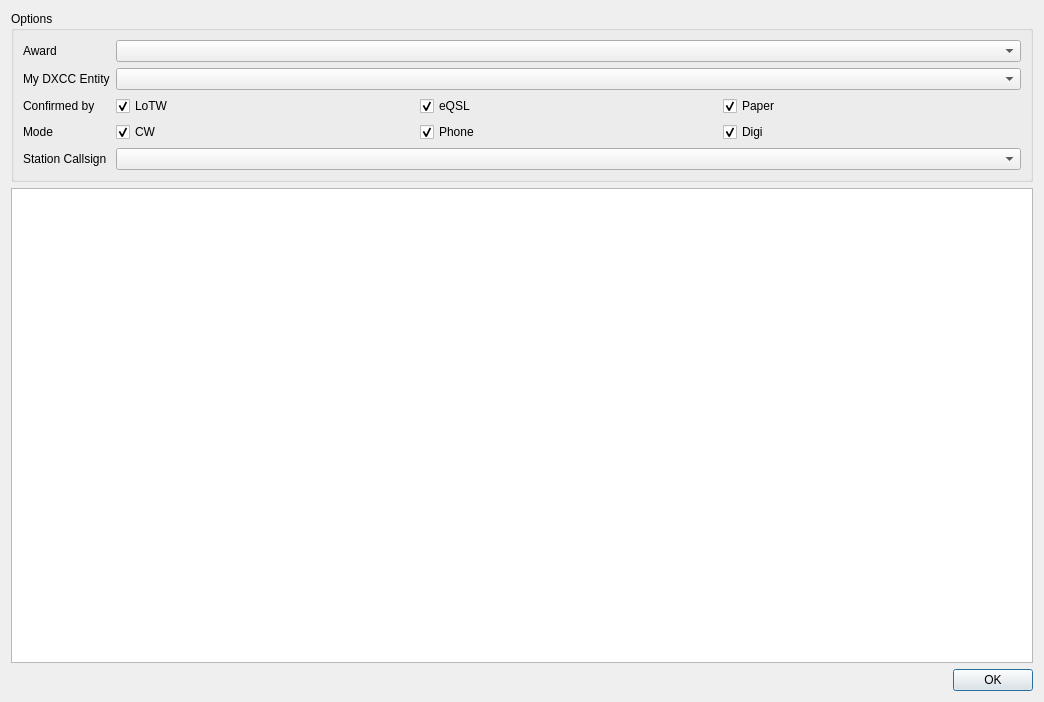
<?xml version="1.0" encoding="UTF-8"?>
<ui version="4.0">
 <class>AwardsDialog</class>
 <widget class="QDialog" name="AwardsDialog">
  <property name="geometry">
   <rect>
    <x>0</x>
    <y>0</y>
    <width>1044</width>
    <height>702</height>
   </rect>
  </property>
  <property name="windowTitle">
   <string>Awards</string>
  </property>
  <layout class="QVBoxLayout" name="verticalLayout">
   <item>
    <widget class="QGroupBox" name="awardGroupBox">
     <property name="title">
      <string>Options</string>
     </property>
     <layout class="QFormLayout" name="formLayout_2">
      <item row="0" column="0">
       <widget class="QLabel" name="awardNameLabel">
        <property name="text">
         <string>Award</string>
        </property>
       </widget>
      </item>
      <item row="0" column="1">
       <widget class="QComboBox" name="awardComboBox"/>
      </item>
      <item row="1" column="0">
       <widget class="QLabel" name="myEntityLabel">
        <property name="text">
         <string>My DXCC Entity</string>
        </property>
       </widget>
      </item>
      <item row="1" column="1">
       <widget class="QComboBox" name="myEntityComboBox"/>
      </item>
      <item row="2" column="0">
       <widget class="QLabel" name="confirmedLabel">
        <property name="text">
         <string>Confirmed by</string>
        </property>
       </widget>
      </item>
      <item row="2" column="1">
       <layout class="QHBoxLayout" name="horizontalLayout">
        <item>
         <widget class="QCheckBox" name="lotwCheckBox">
          <property name="text">
           <string>LoTW</string>
          </property>
          <property name="checked">
           <bool>true</bool>
          </property>
         </widget>
        </item>
        <item>
         <widget class="QCheckBox" name="eqslCheckBox">
          <property name="text">
           <string>eQSL</string>
          </property>
          <property name="checked">
           <bool>true</bool>
          </property>
         </widget>
        </item>
        <item>
         <widget class="QCheckBox" name="paperCheckBox">
          <property name="text">
           <string>Paper</string>
          </property>
          <property name="checked">
           <bool>true</bool>
          </property>
         </widget>
        </item>
       </layout>
      </item>
      <item row="3" column="0">
       <widget class="QLabel" name="modelabel">
        <property name="text">
         <string>Mode</string>
        </property>
       </widget>
      </item>
      <item row="3" column="1">
       <layout class="QHBoxLayout" name="horizontalLayout_2">
        <item>
         <widget class="QCheckBox" name="cwCheckBox">
          <property name="text">
           <string>CW</string>
          </property>
          <property name="checked">
           <bool>true</bool>
          </property>
         </widget>
        </item>
        <item>
         <widget class="QCheckBox" name="phoneCheckBox">
          <property name="text">
           <string>Phone</string>
          </property>
          <property name="checked">
           <bool>true</bool>
          </property>
         </widget>
        </item>
        <item>
         <widget class="QCheckBox" name="digiCheckBox">
          <property name="text">
           <string>Digi</string>
          </property>
          <property name="checked">
           <bool>true</bool>
          </property>
         </widget>
        </item>
       </layout>
      </item>
      <item row="5" column="0">
       <widget class="QLabel" name="stationNameLabel">
        <property name="text">
         <string>Station Callsign</string>
        </property>
       </widget>
      </item>
      <item row="5" column="1">
       <widget class="QComboBox" name="stationComboBox"/>
      </item>
     </layout>
    </widget>
   </item>
   <item>
    <widget class="QTableView" name="awardTableView">
     <property name="focusPolicy">
      <enum>Qt::FocusPolicy::ClickFocus</enum>
     </property>
     <property name="editTriggers">
      <set>QAbstractItemView::EditTrigger::NoEditTriggers</set>
     </property>
     <property name="alternatingRowColors">
      <bool>true</bool>
     </property>
     <property name="selectionMode">
      <enum>QAbstractItemView::SelectionMode::SingleSelection</enum>
     </property>
     <attribute name="horizontalHeaderVisible">
      <bool>true</bool>
     </attribute>
     <attribute name="horizontalHeaderCascadingSectionResizes">
      <bool>true</bool>
     </attribute>
     <attribute name="horizontalHeaderShowSortIndicator" stdset="0">
      <bool>false</bool>
     </attribute>
     <attribute name="horizontalHeaderStretchLastSection">
      <bool>false</bool>
     </attribute>
     <attribute name="verticalHeaderVisible">
      <bool>false</bool>
     </attribute>
     <attribute name="verticalHeaderHighlightSections">
      <bool>false</bool>
     </attribute>
    </widget>
   </item>
   <item>
    <widget class="QDialogButtonBox" name="buttonBox">
     <property name="orientation">
      <enum>Qt::Orientation::Horizontal</enum>
     </property>
     <property name="standardButtons">
      <set>QDialogButtonBox::StandardButton::Ok</set>
     </property>
    </widget>
   </item>
  </layout>
 </widget>
 <resources/>
 <connections>
  <connection>
   <sender>buttonBox</sender>
   <signal>accepted()</signal>
   <receiver>AwardsDialog</receiver>
   <slot>accept()</slot>
   <hints>
    <hint type="sourcelabel">
     <x>259</x>
     <y>738</y>
    </hint>
    <hint type="destinationlabel">
     <x>157</x>
     <y>274</y>
    </hint>
   </hints>
  </connection>
  <connection>
   <sender>buttonBox</sender>
   <signal>rejected()</signal>
   <receiver>AwardsDialog</receiver>
   <slot>reject()</slot>
   <hints>
    <hint type="sourcelabel">
     <x>327</x>
     <y>738</y>
    </hint>
    <hint type="destinationlabel">
     <x>286</x>
     <y>274</y>
    </hint>
   </hints>
  </connection>
  <connection>
   <sender>awardComboBox</sender>
   <signal>currentIndexChanged(int)</signal>
   <receiver>AwardsDialog</receiver>
   <slot>refreshTable(int)</slot>
   <hints>
    <hint type="sourcelabel">
     <x>409</x>
     <y>69</y>
    </hint>
    <hint type="destinationlabel">
     <x>345</x>
     <y>295</y>
    </hint>
   </hints>
  </connection>
  <connection>
   <sender>myEntityComboBox</sender>
   <signal>currentIndexChanged(int)</signal>
   <receiver>AwardsDialog</receiver>
   <slot>refreshTable(int)</slot>
   <hints>
    <hint type="sourcelabel">
     <x>409</x>
     <y>109</y>
    </hint>
    <hint type="destinationlabel">
     <x>345</x>
     <y>295</y>
    </hint>
   </hints>
  </connection>
  <connection>
   <sender>eqslCheckBox</sender>
   <signal>stateChanged(int)</signal>
   <receiver>AwardsDialog</receiver>
   <slot>refreshTable(int)</slot>
   <hints>
    <hint type="sourcelabel">
     <x>689</x>
     <y>164</y>
    </hint>
    <hint type="destinationlabel">
     <x>345</x>
     <y>295</y>
    </hint>
   </hints>
  </connection>
  <connection>
   <sender>lotwCheckBox</sender>
   <signal>stateChanged(int)</signal>
   <receiver>AwardsDialog</receiver>
   <slot>refreshTable(int)</slot>
   <hints>
    <hint type="sourcelabel">
     <x>236</x>
     <y>149</y>
    </hint>
    <hint type="destinationlabel">
     <x>345</x>
     <y>295</y>
    </hint>
   </hints>
  </connection>
  <connection>
   <sender>paperCheckBox</sender>
   <signal>stateChanged(int)</signal>
   <receiver>AwardsDialog</receiver>
   <slot>refreshTable(int)</slot>
   <hints>
    <hint type="sourcelabel">
     <x>960</x>
     <y>164</y>
    </hint>
    <hint type="destinationlabel">
     <x>345</x>
     <y>295</y>
    </hint>
   </hints>
  </connection>
  <connection>
   <sender>cwCheckBox</sender>
   <signal>stateChanged(int)</signal>
   <receiver>AwardsDialog</receiver>
   <slot>refreshTable(int)</slot>
   <hints>
    <hint type="sourcelabel">
     <x>236</x>
     <y>189</y>
    </hint>
    <hint type="destinationlabel">
     <x>345</x>
     <y>295</y>
    </hint>
   </hints>
  </connection>
  <connection>
   <sender>phoneCheckBox</sender>
   <signal>stateChanged(int)</signal>
   <receiver>AwardsDialog</receiver>
   <slot>refreshTable(int)</slot>
   <hints>
    <hint type="sourcelabel">
     <x>689</x>
     <y>204</y>
    </hint>
    <hint type="destinationlabel">
     <x>345</x>
     <y>295</y>
    </hint>
   </hints>
  </connection>
  <connection>
   <sender>digiCheckBox</sender>
   <signal>stateChanged(int)</signal>
   <receiver>AwardsDialog</receiver>
   <slot>refreshTable(int)</slot>
   <hints>
    <hint type="sourcelabel">
     <x>960</x>
     <y>204</y>
    </hint>
    <hint type="destinationlabel">
     <x>345</x>
     <y>295</y>
    </hint>
   </hints>
  </connection>
  <connection>
   <sender>awardTableView</sender>
   <signal>doubleClicked(QModelIndex)</signal>
   <receiver>AwardsDialog</receiver>
   <slot>awardTableDoubleClicked(QModelIndex)</slot>
   <hints>
    <hint type="sourcelabel">
     <x>521</x>
     <y>419</y>
    </hint>
    <hint type="destinationlabel">
     <x>521</x>
     <y>350</y>
    </hint>
   </hints>
  </connection>
 </connections>
 <slots>
  <slot>refreshTable(int)</slot>
  <slot>awardTableDoubleClicked(QModelIndex)</slot>
 </slots>
</ui>
